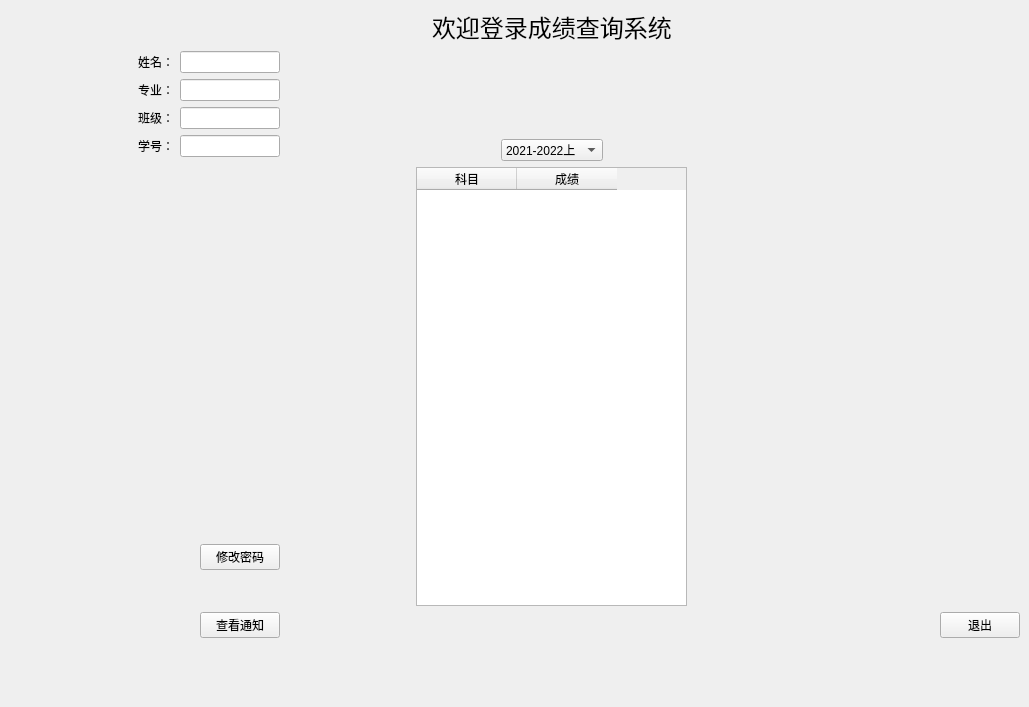
<?xml version="1.0" encoding="UTF-8"?>
<ui version="4.0">
 <class>MainWindow</class>
 <widget class="QMainWindow" name="MainWindow">
  <property name="geometry">
   <rect>
    <x>0</x>
    <y>0</y>
    <width>1029</width>
    <height>707</height>
   </rect>
  </property>
  <property name="windowTitle">
   <string>MainWindow</string>
  </property>
  <property name="inputMethodHints">
   <set>Qt::ImhDigitsOnly</set>
  </property>
  <widget class="QWidget" name="centralwidget">
   <layout class="QGridLayout" name="gridLayout">
    <item row="0" column="6">
     <spacer name="verticalSpacer_6">
      <property name="orientation">
       <enum>Qt::Vertical</enum>
      </property>
      <property name="sizeHint" stdset="0">
       <size>
        <width>20</width>
        <height>2</height>
       </size>
      </property>
     </spacer>
    </item>
    <item row="1" column="0" colspan="5">
     <spacer name="horizontalSpacer_11">
      <property name="orientation">
       <enum>Qt::Horizontal</enum>
      </property>
      <property name="sizeHint" stdset="0">
       <size>
        <width>366</width>
        <height>20</height>
       </size>
      </property>
     </spacer>
    </item>
    <item row="1" column="5" colspan="3">
     <widget class="QLabel" name="label">
      <property name="font">
       <font>
        <family>仿宋</family>
        <pointsize>18</pointsize>
       </font>
      </property>
      <property name="text">
       <string>欢迎登录成绩查询系统</string>
      </property>
     </widget>
    </item>
    <item row="1" column="8" colspan="3">
     <spacer name="horizontalSpacer_6">
      <property name="orientation">
       <enum>Qt::Horizontal</enum>
      </property>
      <property name="sizeHint" stdset="0">
       <size>
        <width>321</width>
        <height>20</height>
       </size>
      </property>
     </spacer>
    </item>
    <item row="2" column="0">
     <spacer name="horizontalSpacer_3">
      <property name="orientation">
       <enum>Qt::Horizontal</enum>
      </property>
      <property name="sizeHint" stdset="0">
       <size>
        <width>94</width>
        <height>20</height>
       </size>
      </property>
     </spacer>
    </item>
    <item row="2" column="1" rowspan="2" colspan="2">
     <layout class="QFormLayout" name="formLayout">
      <item row="0" column="0">
       <widget class="QLabel" name="QnameLabel">
        <property name="text">
         <string>姓名：</string>
        </property>
        <property name="buddy">
         <cstring>Qname</cstring>
        </property>
       </widget>
      </item>
      <item row="0" column="1">
       <widget class="QLineEdit" name="Qname">
        <property name="dragEnabled">
         <bool>false</bool>
        </property>
        <property name="readOnly">
         <bool>true</bool>
        </property>
       </widget>
      </item>
      <item row="1" column="0">
       <widget class="QLabel" name="majorLabel">
        <property name="text">
         <string>专业：</string>
        </property>
        <property name="buddy">
         <cstring>major</cstring>
        </property>
       </widget>
      </item>
      <item row="1" column="1">
       <widget class="QLineEdit" name="major">
        <property name="readOnly">
         <bool>true</bool>
        </property>
       </widget>
      </item>
      <item row="2" column="0">
       <widget class="QLabel" name="idLabel">
        <property name="text">
         <string>班级：</string>
        </property>
        <property name="buddy">
         <cstring>classes</cstring>
        </property>
       </widget>
      </item>
      <item row="2" column="1">
       <widget class="QLineEdit" name="classes">
        <property name="readOnly">
         <bool>true</bool>
        </property>
       </widget>
      </item>
      <item row="3" column="1">
       <widget class="QLineEdit" name="studentId">
        <property name="readOnly">
         <bool>true</bool>
        </property>
       </widget>
      </item>
      <item row="3" column="0">
       <widget class="QLabel" name="Label">
        <property name="text">
         <string>学号：</string>
        </property>
        <property name="buddy">
         <cstring>studentId</cstring>
        </property>
       </widget>
      </item>
     </layout>
    </item>
    <item row="2" column="3" colspan="3">
     <spacer name="horizontalSpacer_10">
      <property name="orientation">
       <enum>Qt::Horizontal</enum>
      </property>
      <property name="sizeHint" stdset="0">
       <size>
        <width>203</width>
        <height>20</height>
       </size>
      </property>
     </spacer>
    </item>
    <item row="2" column="6">
     <spacer name="verticalSpacer_2">
      <property name="orientation">
       <enum>Qt::Vertical</enum>
      </property>
      <property name="sizeHint" stdset="0">
       <size>
        <width>20</width>
        <height>86</height>
       </size>
      </property>
     </spacer>
    </item>
    <item row="2" column="7" colspan="4">
     <spacer name="horizontalSpacer_12">
      <property name="orientation">
       <enum>Qt::Horizontal</enum>
      </property>
      <property name="sizeHint" stdset="0">
       <size>
        <width>423</width>
        <height>20</height>
       </size>
      </property>
     </spacer>
    </item>
    <item row="3" column="3">
     <spacer name="horizontalSpacer_4">
      <property name="orientation">
       <enum>Qt::Horizontal</enum>
      </property>
      <property name="sizeHint" stdset="0">
       <size>
        <width>94</width>
        <height>20</height>
       </size>
      </property>
     </spacer>
    </item>
    <item row="3" column="4" rowspan="3" colspan="5">
     <layout class="QVBoxLayout" name="verticalLayout">
      <item>
       <layout class="QHBoxLayout" name="horizontalLayout">
        <item>
         <spacer name="horizontalSpacer">
          <property name="orientation">
           <enum>Qt::Horizontal</enum>
          </property>
          <property name="sizeHint" stdset="0">
           <size>
            <width>40</width>
            <height>20</height>
           </size>
          </property>
         </spacer>
        </item>
        <item>
         <widget class="QComboBox" name="dateSelect">
          <property name="inputMethodHints">
           <set>Qt::ImhNone</set>
          </property>
          <property name="iconSize">
           <size>
            <width>30</width>
            <height>20</height>
           </size>
          </property>
          <item>
           <property name="text">
            <string>2021-2022上</string>
           </property>
          </item>
          <item>
           <property name="text">
            <string>2021-2022下</string>
           </property>
          </item>
         </widget>
        </item>
        <item>
         <spacer name="horizontalSpacer_2">
          <property name="orientation">
           <enum>Qt::Horizontal</enum>
          </property>
          <property name="sizeHint" stdset="0">
           <size>
            <width>40</width>
            <height>20</height>
           </size>
          </property>
         </spacer>
        </item>
       </layout>
      </item>
      <item>
       <widget class="QTableWidget" name="gradeTable">
        <property name="minimumSize">
         <size>
          <width>271</width>
          <height>391</height>
         </size>
        </property>
        <property name="editTriggers">
         <set>QAbstractItemView::NoEditTriggers</set>
        </property>
        <column>
         <property name="text">
          <string>科目</string>
         </property>
        </column>
        <column>
         <property name="text">
          <string>成绩</string>
         </property>
        </column>
       </widget>
      </item>
     </layout>
    </item>
    <item row="3" column="9" colspan="2">
     <spacer name="horizontalSpacer_5">
      <property name="orientation">
       <enum>Qt::Horizontal</enum>
      </property>
      <property name="sizeHint" stdset="0">
       <size>
        <width>314</width>
        <height>20</height>
       </size>
      </property>
     </spacer>
    </item>
    <item row="4" column="2">
     <spacer name="verticalSpacer">
      <property name="orientation">
       <enum>Qt::Vertical</enum>
      </property>
      <property name="sizeHint" stdset="0">
       <size>
        <width>20</width>
        <height>360</height>
       </size>
      </property>
     </spacer>
    </item>
    <item row="4" column="10" rowspan="2">
     <spacer name="verticalSpacer_5">
      <property name="orientation">
       <enum>Qt::Vertical</enum>
      </property>
      <property name="sizeHint" stdset="0">
       <size>
        <width>20</width>
        <height>404</height>
       </size>
      </property>
     </spacer>
    </item>
    <item row="5" column="0" colspan="2">
     <spacer name="horizontalSpacer_7">
      <property name="orientation">
       <enum>Qt::Horizontal</enum>
      </property>
      <property name="sizeHint" stdset="0">
       <size>
        <width>153</width>
        <height>20</height>
       </size>
      </property>
     </spacer>
    </item>
    <item row="5" column="2" rowspan="2">
     <layout class="QVBoxLayout" name="verticalLayout_2">
      <item>
       <widget class="QPushButton" name="modifyPassward">
        <property name="text">
         <string>修改密码</string>
        </property>
       </widget>
      </item>
      <item>
       <spacer name="verticalSpacer_8">
        <property name="orientation">
         <enum>Qt::Vertical</enum>
        </property>
        <property name="sizeHint" stdset="0">
         <size>
          <width>20</width>
          <height>40</height>
         </size>
        </property>
       </spacer>
      </item>
      <item>
       <widget class="QPushButton" name="tips">
        <property name="text">
         <string>查看通知</string>
        </property>
       </widget>
      </item>
     </layout>
    </item>
    <item row="5" column="3">
     <spacer name="horizontalSpacer_8">
      <property name="orientation">
       <enum>Qt::Horizontal</enum>
      </property>
      <property name="sizeHint" stdset="0">
       <size>
        <width>94</width>
        <height>20</height>
       </size>
      </property>
     </spacer>
    </item>
    <item row="6" column="3">
     <spacer name="horizontalSpacer_9">
      <property name="orientation">
       <enum>Qt::Horizontal</enum>
      </property>
      <property name="sizeHint" stdset="0">
       <size>
        <width>94</width>
        <height>20</height>
       </size>
      </property>
     </spacer>
    </item>
    <item row="6" column="6" rowspan="2">
     <spacer name="verticalSpacer_9">
      <property name="orientation">
       <enum>Qt::Vertical</enum>
      </property>
      <property name="sizeHint" stdset="0">
       <size>
        <width>20</width>
        <height>54</height>
       </size>
      </property>
     </spacer>
    </item>
    <item row="6" column="9">
     <spacer name="horizontalSpacer_14">
      <property name="orientation">
       <enum>Qt::Horizontal</enum>
      </property>
      <property name="sizeHint" stdset="0">
       <size>
        <width>214</width>
        <height>20</height>
       </size>
      </property>
     </spacer>
    </item>
    <item row="6" column="10">
     <widget class="QPushButton" name="quit">
      <property name="text">
       <string>退出</string>
      </property>
     </widget>
    </item>
    <item row="7" column="2" rowspan="2">
     <spacer name="verticalSpacer_3">
      <property name="orientation">
       <enum>Qt::Vertical</enum>
      </property>
      <property name="sizeHint" stdset="0">
       <size>
        <width>20</width>
        <height>63</height>
       </size>
      </property>
     </spacer>
    </item>
    <item row="8" column="10">
     <spacer name="verticalSpacer_4">
      <property name="orientation">
       <enum>Qt::Vertical</enum>
      </property>
      <property name="sizeHint" stdset="0">
       <size>
        <width>20</width>
        <height>34</height>
       </size>
      </property>
     </spacer>
    </item>
   </layout>
  </widget>
 </widget>
 <tabstops>
  <tabstop>Qname</tabstop>
  <tabstop>major</tabstop>
  <tabstop>classes</tabstop>
  <tabstop>studentId</tabstop>
  <tabstop>tips</tabstop>
  <tabstop>quit</tabstop>
 </tabstops>
 <resources/>
 <connections>
  <connection>
   <sender>quit</sender>
   <signal>clicked()</signal>
   <receiver>MainWindow</receiver>
   <slot>stexit()</slot>
   <hints>
    <hint type="sourcelabel">
     <x>1017</x>
     <y>654</y>
    </hint>
    <hint type="destinationlabel">
     <x>400</x>
     <y>421</y>
    </hint>
   </hints>
  </connection>
  <connection>
   <sender>tips</sender>
   <signal>clicked()</signal>
   <receiver>MainWindow</receiver>
   <slot>seetips()</slot>
   <hints>
    <hint type="sourcelabel">
     <x>297</x>
     <y>653</y>
    </hint>
    <hint type="destinationlabel">
     <x>252</x>
     <y>421</y>
    </hint>
   </hints>
  </connection>
  <connection>
   <sender>modifyPassward</sender>
   <signal>clicked()</signal>
   <receiver>MainWindow</receiver>
   <slot>pwsModifyed()</slot>
   <hints>
    <hint type="sourcelabel">
     <x>266</x>
     <y>565</y>
    </hint>
    <hint type="destinationlabel">
     <x>305</x>
     <y>558</y>
    </hint>
   </hints>
  </connection>
  <connection>
   <sender>dateSelect</sender>
   <signal>currentIndexChanged(QString)</signal>
   <receiver>MainWindow</receiver>
   <slot>dateChanged()</slot>
   <hints>
    <hint type="sourcelabel">
     <x>553</x>
     <y>162</y>
    </hint>
    <hint type="destinationlabel">
     <x>560</x>
     <y>119</y>
    </hint>
   </hints>
  </connection>
 </connections>
 <slots>
  <slot>stexit()</slot>
  <slot>seetips()</slot>
  <slot>pwsModifyed()</slot>
  <slot>dateChanged()</slot>
 </slots>
</ui>
